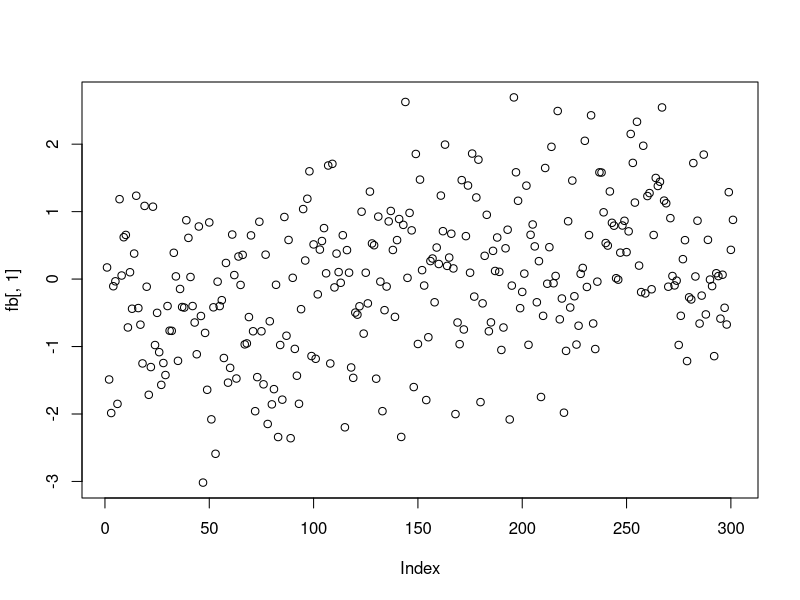

Recreate this plot in R. (Note: this script raises an error after producing the figure.)
## ---- chunk 1
library(lavaan)
## ---- chunk 2
data(HolzingerSwineford1939)  #mental ability of some students
head(HolzingerSwineford1939)
data<-HolzingerSwineford1939[,c('x1','x2','x3','x4','x5','x6','x7','x8','x9')]
dim(data)

## ---- chunk 3
matcor<-cor(data) 
## ---- chunk 4
f1<-factanal(~x1+x2+x3+x4+x5+x6+x7+x8+x9,data=data,1) #1 factor
f2<-factanal(~x1+x2+x3+x4+x5+x6+x7+x8+x9,data=data,2) #2 factors
f3<-factanal(~x1+x2+x3+x4+x5+x6+x7+x8+x9,data=data,3) #3 factors
?factanal

Chisq<-round(c(f1$STATISTIC,f2$STATISTIC,f3$STATISTIC),3)
df<-c(f1$dof,f2$dof,f3$dof)

pvalue<-round(c(f1$PVAL,f2$PVAL,f3$PVAL),4)
## ---- chunk 5
f3$loadings
print(f3, cutoff=0) #all loadings corresponding to each observed value
print(f3,cutoff=0.3) #shows only the loadings that are >0.3
## ---- chunk 6
sum(loadings(f3)[,1]^2) #sum of square for the loadings for each factor
sum(loadings(f3)[,1]^2)/9   #this is the proportion of variance that we can see before.

comm<-1-f3$uniq

comm<-rowSums(loadings(f3)^2)
percvar<-sum(comm)/9 #overall variability

## ---- chunk 7
repcorr<-loadings(f3)%*%t(loadings(f3))
round(matcor-repcorr,3)
## ---- chunk 8
library(GPArotation)
varimax(loadings(f3))  #few factors with high loading and the others near to 0
#print(varimax(loadings(f3)),cutoff=0.3)
quartimax(loadings(f3)) #evidence the correspondence between x and y
oblimin(loadings(f3)) #varimax-looking factors
## ---- chunk 9
fb<-factanal(~x1+x2+x3+x4+x5+x6+x7+x8+x9, data=data, 3, scores = "Bartlett")$scores

#minumum value for the first factor
min(fb[,1])
which(fb[,1]==min(fb[,1]))
max(fb[,1])
which.max(fb[,1])
#which(fb[,1]==max(fb[,1]))
plot(fb[,1])
which.min(abs(fb[,1]))
min(abs(fb[,1]))

ft<-factanal(~x1+x2+x3+x4+x5+x6+x7+x8+x9, data=data, 3, scores = "regression")$scores
max(ft[,1])
min(ft[,1])
## ---- chunk 10
HS.model <- "visual =∼ x1 + x2 + x3
  textual =∼ x4 + x5 + x6
  speed =∼ x7 + x8 + x9"

fit<-cfa(HS.model, data = data)

summary(fit,fit.measures=TRUE)

## ---- chunk 11
fit <- cfa(HS.model, data = HolzingerSwineford1939, std.lv = TRUE)
fit.HS.ortho <- cfa(HS.model, data = HolzingerSwineford1939, orthogonal = TRUE)
## ---- chunk 12
HS.model1 <- 'visual =∼ x1 + x2 + x3 + x9
  textual =∼ x4 + x5 + x6
  speed =∼ x7 + x8 + x9'

?cfa
fit1<- cfa(HS.model1, data=data)
summary(fit1,fit.measures=TRUE)

## ---- chunk 13
fit$bic
fit1$bic
